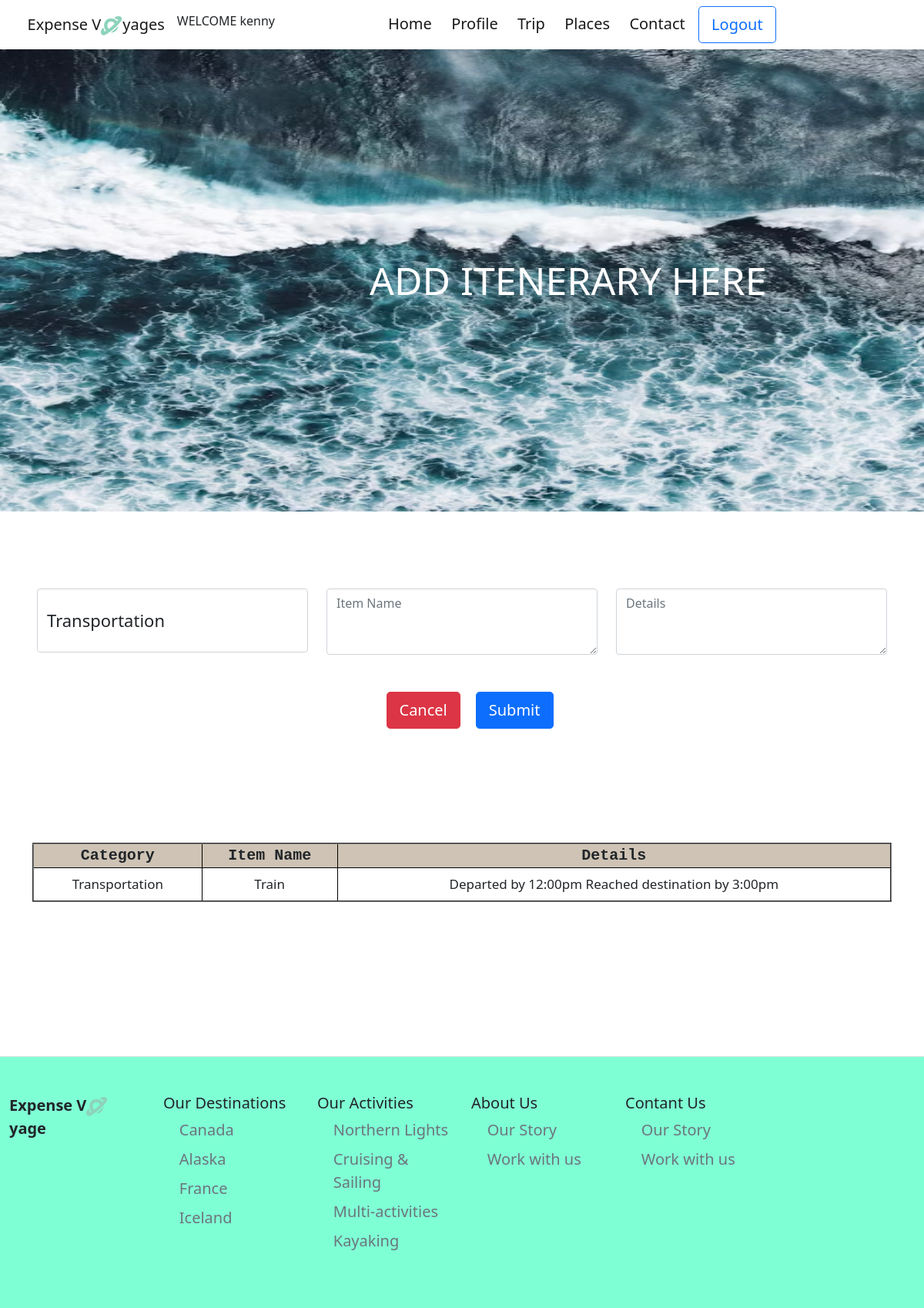
The page /trip_details/5 (signed in) on the database its author committed.
### main/models.py (models this page shows, shortened)
class Itenerary(models.Model):
     user=models.ForeignKey(Profile,on_delete=models.CASCADE)
     trip =models.ForeignKey(Trip, on_delete=models.CASCADE)
     transportation =models.CharField(max_length=300)
     lodging =models.CharField(max_length=300)
     activities =models.CharField(max_length=300)

### main/views.py (the view, shortened to what this page needs)
# urls.py: path('trip_details/<int:trip_id>',views.trip_details, name='trip_details'),
@login_required(login_url='/login/')
def trip_details(request,trip_id):
    profile =Profile.objects.get(user=request.user)
    trip =Trip.objects.get(id=trip_id,user=request.user)
    itenary =Itenerary.objects.filter(trip=trip,user=profile)
    return render(request,'trip_details.html',{
        'itenary':itenary
    })

### main/templates/trip_details.html (shortened to what this page needs)
{% extends 'base.html' %}
{% load static %}
{% block css%}
    <link rel="stylesheet" href={% static  'css/trip-details.css' %}>
    {% endblock%}
    {% block navbar %}
    {% include 'nav.html'%}
    {% endblock %}
    {% block content%}
<section class="section1">
    <img src={% static 'img/portrati2.avif'%} alt="">
    <div>
        <h1>ADD ITENERARY HERE </h1>
    </div>
</section>
<section class="section2">
    <div class="mt-3  mx-5">
        <form method="POST" action="">
          <div class="row">
            <div class="col-md-4">
              <select name="select" id="select" class="form-control py-4" >
                <option value="Transportation">Transportation</option>
              </select>
            </div>
            <div class="col-md-4">
              <textarea class="form-control" rows="3" placeholder="Item Name" name='name'></textarea>
            </div>
            <div class="col-md-4">
              <textarea class="form-control" rows="3" placeholder="Details" name='details'></textarea>
            </div>
            <div class="d-flex justify-content-center my-5" id="button">
              <button class="btn btn-danger btn-lg" ><a href="{% url 'trip' %} " style="text-decoration:none;color:white;">Cancel</a></button>
              <button class="btn btn-primary btn-lg" type="submit">Submit</button>
            </div>
          </div>
        </form>
      </div>
</section>
<section class="section3 container">
<table border="2" >
    <tr>
        <th>Category</th>
        <th>Item Name</th>
        <th>Details</th>
    </tr>
    {% for item in itenary %}
    <tr>
        <td>{{item.transportation}}</td>
        <td>{{item.lodging}}</td>
        <td>{{item.activities}}</td>
    </tr>
    {% endfor%}
</table>
</section>
{% endblock%}

### main/templates/nav.html (shortened to what this page needs)
{% load static %}
    {% block css%}
    <link rel='stylesheet'  href={% static 'css/nav.css'%}>
    {% endblock%}
    <nav class="navbar navbar-expand-lg navbar-light ">
        <div class="container-fluid">
          <a class="navbar-brand " href="" id="logo" >Expense  V<img src={% static 'img/Group 6.png' %} alt="No_image">yages</a>
          <h6>WELCOME {{user.username}}</h6>
          <div class="collapse navbar-collapse" id="navbarNavDropdown">
            <ul class="navbar-nav">
                      <ul class="navbar-nav">
                        <li class="nav-item ">
                          <a class="nav-link active "  href={% url 'index'%}>Home</a>
                        </li>
                      <li class="nav-item">
                          <a class="nav-link active" href={% url 'profile' %}>Profile</a>
                      </li>
                            <li class="nav-item">
                              <a class="nav-link active " href={% url 'trip' %}>Trip</a>
                            </li>
                      <li class="nav-item ">
                        <a class="nav-link active " href={% url 'places' %}>Places</a>
                      </li>
                    <li class="nav-item ">
                      <a class="nav-link active " href={% url 'contact' %}>Contact</a>
                    </li>
                    {% if user.is_authenticated%}
                          <li class="nav-item " >
                            <a href={% url 'logout' %}>
                            <button class="btn btn-outline-primary btn-lg" >Logout</button>
                          </li>
                        {% else %}
                        <li class="nav-item " >
                          <a href={% url 'login' %}>
                          <button class="btn btn-outline-primary btn-lg" >Login</button>
                          </a>
                        </li>
                    {% endif %}
              </ul>
          </div>
        </div>
      </nav>

### static/css/trip-details.css (style rules this page uses)
* { padding: 0; margin: 0; }
.section1 { position: relative; }
.section1 img { width: 100%; background-size: cover; height: 600px; }
.section1 div { position: absolute; text-align: center; top: 45%; left: 40%; color: white; }
.section1 div h1 { font-size: 50px; }
.section2 { margin-top: 100px; }
.section2 #select { font-size: 22px; }
.section3 { margin-top: 100px; }
.section3 table { width: 100%; border-collapse: collapse; margin-bottom: 200px; }
.section3 th { border: 1px solid black; text-align: center; font-size: 20px; font-family: 'Courier New', Courier, monospace; background-color: rgb(206, 195, 180); }
.section3 td { border: 1px solid black; padding: 8px; text-align: center; font-size: 17px; }
#button button { margin-left: 20px; }

### static/css/nav.css (style rules this page uses)
* { padding: 0; margin: 0; }
nav { background-color: white; }
ul { margin-left: 10%; }
ul li { padding-left: 2%; font-size: 20px; }
nav div div ul li button { padding:0px 3110px; }
#logo { font-size: 20px; font-weight: 500; margin-left: 2%; }

### rows shown on the page
Itenerary: transportation "Transportation", lodging "Train", activities "Departed by 12:00pm Reached destination by 3:00pm"

### other values the page prints
{{ user.username }} "kenny"
